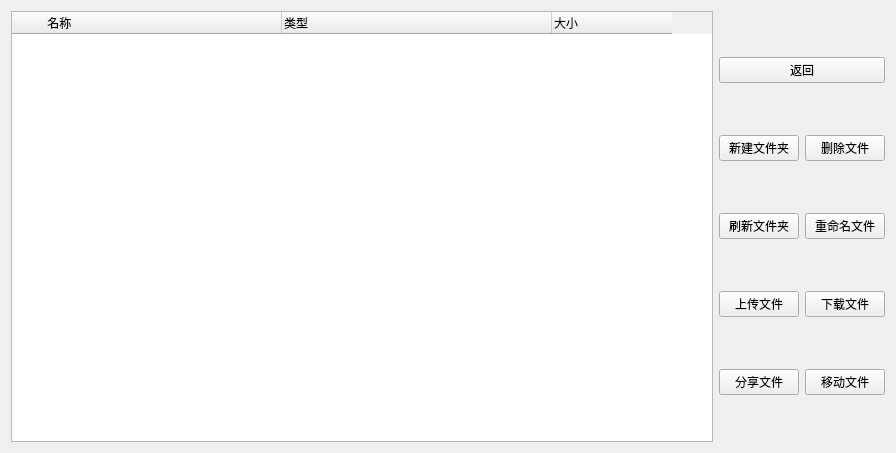
<?xml version="1.0" encoding="UTF-8"?>
<ui version="4.0">
 <class>WebDiskWiget</class>
 <widget class="QWidget" name="WebDiskWiget">
  <property name="geometry">
   <rect>
    <x>0</x>
    <y>0</y>
    <width>896</width>
    <height>453</height>
   </rect>
  </property>
  <property name="windowTitle">
   <string>Form</string>
  </property>
  <layout class="QHBoxLayout" name="horizontalLayout_6">
   <item>
    <layout class="QHBoxLayout" name="horizontalLayout_5">
     <item>
      <widget class="QTreeWidget" name="m_pFileInfoTreeW">
       <property name="enabled">
        <bool>true</bool>
       </property>
       <property name="columnCount">
        <number>3</number>
       </property>
       <attribute name="headerMinimumSectionSize">
        <number>120</number>
       </attribute>
       <attribute name="headerDefaultSectionSize">
        <number>270</number>
       </attribute>
       <attribute name="headerStretchLastSection">
        <bool>false</bool>
       </attribute>
       <column>
        <property name="text">
         <string>          名称</string>
        </property>
       </column>
       <column>
        <property name="text">
         <string>类型</string>
        </property>
       </column>
       <column>
        <property name="text">
         <string>大小</string>
        </property>
        <property name="textAlignment">
         <set>AlignLeading|AlignVCenter</set>
        </property>
       </column>
      </widget>
     </item>
     <item>
      <layout class="QVBoxLayout" name="verticalLayout">
       <item>
        <widget class="QPushButton" name="m_pReturnPB">
         <property name="text">
          <string>返回</string>
         </property>
        </widget>
       </item>
       <item>
        <layout class="QHBoxLayout" name="horizontalLayout">
         <item>
          <widget class="QPushButton" name="m_pCreateDirPB">
           <property name="text">
            <string>新建文件夹</string>
           </property>
          </widget>
         </item>
         <item>
          <widget class="QPushButton" name="m_pDeletePB">
           <property name="text">
            <string>删除文件</string>
           </property>
          </widget>
         </item>
        </layout>
       </item>
       <item>
        <layout class="QHBoxLayout" name="horizontalLayout_2">
         <item>
          <widget class="QPushButton" name="m_pRefreshDirPB">
           <property name="text">
            <string>刷新文件夹</string>
           </property>
          </widget>
         </item>
         <item>
          <widget class="QPushButton" name="m_pRenameFilePB">
           <property name="text">
            <string>重命名文件</string>
           </property>
          </widget>
         </item>
        </layout>
       </item>
       <item>
        <layout class="QHBoxLayout" name="horizontalLayout_3">
         <item>
          <widget class="QPushButton" name="m_pUploadFilePB">
           <property name="text">
            <string>上传文件</string>
           </property>
          </widget>
         </item>
         <item>
          <widget class="QPushButton" name="m_pDownloadFilePB">
           <property name="text">
            <string>下载文件</string>
           </property>
          </widget>
         </item>
        </layout>
       </item>
       <item>
        <layout class="QHBoxLayout" name="horizontalLayout_4">
         <item>
          <widget class="QPushButton" name="m_pShareFilePB">
           <property name="text">
            <string>分享文件</string>
           </property>
          </widget>
         </item>
         <item>
          <widget class="QPushButton" name="m_pMoveFilePB">
           <property name="text">
            <string>移动文件</string>
           </property>
          </widget>
         </item>
        </layout>
       </item>
      </layout>
     </item>
    </layout>
   </item>
  </layout>
 </widget>
 <resources/>
 <connections/>
</ui>
